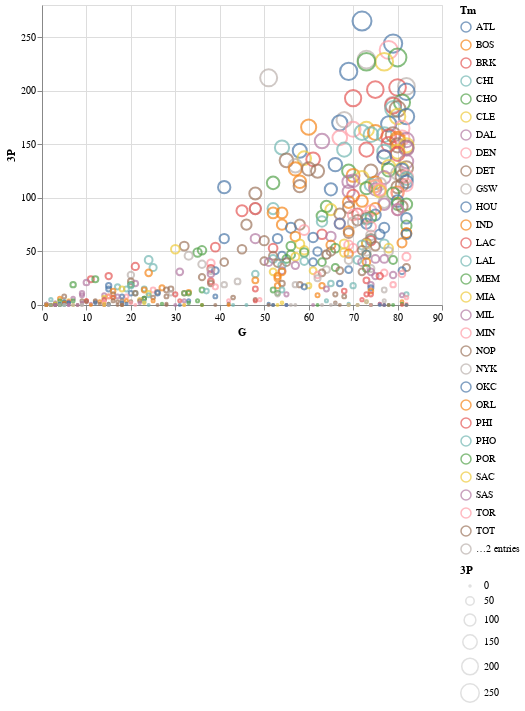

Source (notebook cell):
### Code cell
threepoint1 = threepointers.iloc[:1]

alt.Chart(threepointers).mark_point().encode(
    alt.X('G', scale=alt.Scale(zero=True)),
    alt.Y('3P', scale=alt.Scale(zero=True)),
    alt.Size('3P'),
    color=alt.condition(brush, 'Tm', alt.value('lightgray')),
    tooltip = [alt.Tooltip('Player'),
               alt.Tooltip('Tm'),
               alt.Tooltip('G'),
               alt.Tooltip('3P')
              ]
).add_selection(
    brush
)

### Figure 1 — Vega-Lite specification as saved in the notebook (floating-point values rounded to 4 significant figures; data arrays with more than 128 entries replaced by an {"elided": "..."} marker saying what was removed)
{"config": {"view": {"continuousWidth": 400, "continuousHeight": 300}}, "data": {"name": "data-f30433b6b98244bc105e535cfe7ecb52"}, "mark": "point", "encoding": {"color": {"condition": {"type": "nominal", "field": "Tm", "selection": "selector001"}, "value": "lightgray"}, "size": {"type": "quantitative", "field": "3P"}, "tooltip": [{"type": "nominal", "field": "Player"}, {"type": "nominal", "field": "Tm"}, {"type": "quantitative", "field": "G"}, {"type": "quantitative", "field": "3P"}], "x": {"type": "quantitative", "field": "G", "scale": {"zero": true}}, "y": {"type": "quantitative", "field": "3P", "scale": {"zero": true}}}, "selection": {"selector001": {"type": "interval"}}, "$schema": "https://vega.github.io/schema/vega-lite/v4.8.1.json", "datasets": {"data-f30433b6b98244bc105e535cfe7ecb52": {"elided": "540 records"}}}
